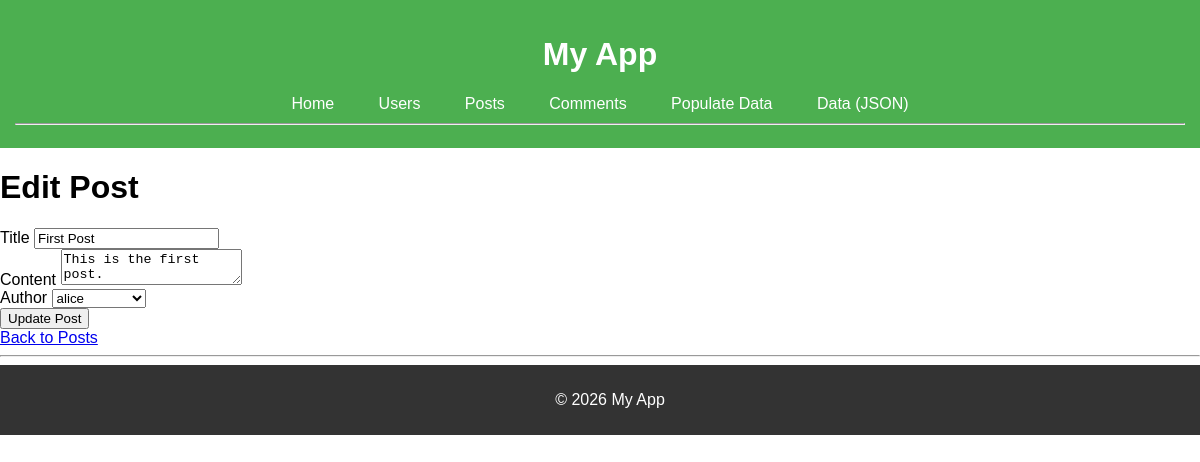
The page /posts/1/edit on the database its author committed.
### models.py (models this page shows, shortened)
class Post(db.Model):
    id = db.Column(db.Integer, primary_key=True)
    title = db.Column(db.String(100), nullable=False)
    date_posted = db.Column(db.DateTime, nullable=False, default=datetime.utcnow)
    content = db.Column(db.Text, nullable=False)
    user_id = db.Column(db.Integer, db.ForeignKey('user.id'), nullable=False)
    category_id = db.Column(db.Integer, db.ForeignKey('category.id'), nullable=True)
    comments = db.relationship('Comment', backref='post', lazy=True)

class User(db.Model):
    id = db.Column(db.Integer, primary_key=True)
    username = db.Column(db.String(20), unique=True, nullable=False)
    email = db.Column(db.String(120), unique=True, nullable=False)
    posts = db.relationship('Post', backref='author', lazy=True)
    comments = db.relationship('Comment', backref='commenter', lazy=True)

### main.py (the view)
@app.route('/posts/<int:id>/edit', methods=['GET', 'POST'])
def posts_edit(id):
    post = Post.query.get_or_404(id)
    users_list = User.query.all()
    if request.method == 'POST':
        post.title = request.form['title']
        post.content = request.form['content']
        post.user_id = request.form['user_id']
        db.session.commit()
        return redirect(url_for('posts_index'))
    return render_template('pages/posts/edit.html', post=post, users=users_list, button_text='Update Post')

### templates/pages/posts/edit.html
{% extends 'layouts/base.html' %}
{% block content %}
<h1>Edit Post</h1>
{% include 'partials/post_form.html' with context %}
<a href="{{ url_for('posts_index') }}">Back to Posts</a>
{% endblock %}

### templates/partials/post_form.html (shortened to what this page needs)
<form method="post">
  <div>
    <label for="title">Title</label>
    <input name="title" id="title" type="text" value="{{ post.title if post else '' }}" required>
  </div>
  <div>
    <label for="content">Content</label>
    <textarea name="content" id="content" required>{{ post.content if post else '' }}</textarea>
  </div>
  <div>
    <label for="user_id">Author</label>
    <select name="user_id" id="user_id" required>
      {% for user in users %}
      <option value="{{ user.id }}" {% if post and user.id == post.user_id %}selected{% endif %}>{{ user.username }}</option>
      {% endfor %}
    </select>
  </div>
  <button type="submit">{{ button_text }}</button>
</form>

### static/css/styles.css (style rules this page uses)
body { margin: 0; font-family: Arial, sans-serif; }

### rows shown on the page
Post: title "First Post", content "This is the first post.", user_id "alice"

### other values the page prints
{{ button_text }} "Update Post"
